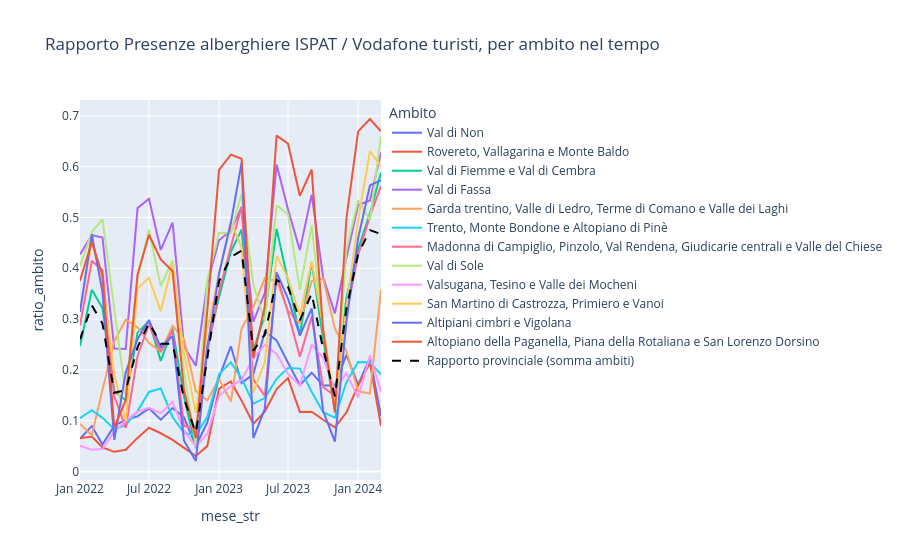

Notebook code for this chart:
### Code cell
# APT vs provincia 
confronto = APT.merge(PROV[['mese', 'ratio']], on='mese', suffixes=('_ambito', '_prov'))
confronto['scarto_assoluto'] = confronto['ratio_ambito'] - confronto['ratio_prov']
confronto['scarto_relativo'] = confronto['scarto_assoluto'] / confronto['ratio_prov']
confronto = confronto.sort_values('scarto_relativo', key=abs, ascending=False)
confronto['mese_str'] = confronto['mese'].astype(str)

#  Grafico
fig = px.line(
    confronto.sort_values('mese'),
    x='mese_str', y='ratio_ambito', color='Ambito',
    title='Rapporto Presenze alberghiere ISPAT / Vodafone turisti, per ambito nel tempo'
)
prov_ref = PROV.sort_values('mese')
fig.add_scatter(
    x=prov_ref['mese'].astype(str), y=prov_ref['ratio'],
    mode='lines', name='Rapporto provinciale (somma ambiti)',
    line=dict(color='black', dash='dash')
)
fig.show()

### Figure 1 — Plotly figure (JSON) as saved in the notebook; plotly's stock layout.template omitted (floating-point values rounded to 4 significant figures)
{"data": [{"hovertemplate": "Ambito=Val di Non<br>mese_str=%{x}<br>ratio_ambito=%{y}<extra></extra>", "legendgroup": "Val di Non", "line": {"color": "#636efa", "dash": "solid"}, "marker": {"symbol": "circle"}, "mode": "lines", "name": "Val di Non", "orientation": "v", "showlegend": true, "type": "scatter", "x": ["2022-01", "2022-02", "2022-03", "2022-04", "2022-05", "2022-06", "2022-07", "2022-08", "2022-09", "2022-10", "2022-11", "2022-12", "2023-01", "2023-02", "2023-03", "2023-04", "2023-05", "2023-06", "2023-07", "2023-08", "2023-09", "2023-10", "2023-11", "2023-12", "2024-01", "2024-02", "2024-03"], "xaxis": "x", "y": [0.06454, 0.08942, 0.05308, 0.09021, 0.1019, 0.1085, 0.1243, 0.102, 0.1249, 0.1067, 0.05038, 0.09648, 0.1854, 0.2467, 0.1743, 0.1918, 0.2756, 0.2582, 0.2143, 0.1701, 0.1946, 0.1696, 0.1694, 0.2296, 0.1711, 0.223, 0.1099], "yaxis": "y"}, {"hovertemplate": "Ambito=Rovereto, Vallagarina e Monte Baldo<br>mese_str=%{x}<br>ratio_ambito=%{y}<extra></extra>", "legendgroup": "Rovereto, Vallagarina e Monte Baldo", "line": {"color": "#EF553B", "dash": "solid"}, "marker": {"symbol": "circle"}, "mode": "lines", "name": "Rovereto, Vallagarina e Monte Baldo", "orientation": "v", "showlegend": true, "type": "scatter", "x": ["2022-01", "2022-02", "2022-03", "2022-04", "2022-05", "2022-06", "2022-07", "2022-08", "2022-09", "2022-10", "2022-11", "2022-12", "2023-01", "2023-02", "2023-03", "2023-04", "2023-05", "2023-06", "2023-07", "2023-08", "2023-09", "2023-10", "2023-11", "2023-12", "2024-01", "2024-02", "2024-03"], "xaxis": "x", "y": [0.06553, 0.06908, 0.04757, 0.0388, 0.04294, 0.06625, 0.08621, 0.07536, 0.06245, 0.0472, 0.03047, 0.05007, 0.1632, 0.1772, 0.1396, 0.09424, 0.1177, 0.1624, 0.1839, 0.1171, 0.1177, 0.102, 0.08681, 0.116, 0.1698, 0.2141, 0.08927], "yaxis": "y"}, {"hovertemplate": "Ambito=Val di Fiemme e Val di Cembra<br>mese_str=%{x}<br>ratio_ambito=%{y}<extra></extra>", "legendgroup": "Val di Fiemme e Val di Cembra", "line": {"color": "#00cc96", "dash": "solid"}, "marker": {"symbol": "circle"}, "mode": "lines", "name": "Val di Fiemme e Val di Cembra", "orientation": "v", "showlegend": true, "type": "scatter", "x": ["2022-01", "2022-02", "2022-03", "2022-04", "2022-05", "2022-06", "2022-07", "2022-08", "2022-09", "2022-10", "2022-11", "2022-12", "2023-01", "2023-02", "2023-03", "2023-04", "2023-05", "2023-06", "2023-07", "2023-08", "2023-09", "2023-10", "2023-11", "2023-12", "2024-01", "2024-02", "2024-03"], "xaxis": "x", "y": [0.2468, 0.3575, 0.3219, 0.1581, 0.1403, 0.2734, 0.2958, 0.2178, 0.2814, 0.1466, 0.04617, 0.2455, 0.3434, 0.4324, 0.4762, 0.2378, 0.3076, 0.4776, 0.3754, 0.2681, 0.412, 0.2617, 0.1198, 0.341, 0.4377, 0.5084, 0.5884], "yaxis": "y"}, {"hovertemplate": "Ambito=Val di Fassa<br>mese_str=%{x}<br>ratio_ambito=%{y}<extra></extra>", "legendgroup": "Val di Fassa", "line": {"color": "#ab63fa", "dash": "solid"}, "marker": {"symbol": "circle"}, "mode": "lines", "name": "Val di Fassa", "orientation": "v", "showlegend": true, "type": "scatter", "x": ["2022-01", "2022-02", "2022-03", "2022-04", "2022-05", "2022-06", "2022-07", "2022-08", "2022-09", "2022-10", "2022-11", "2022-12", "2023-01", "2023-02", "2023-03", "2023-04", "2023-05", "2023-06", "2023-07", "2023-08", "2023-09", "2023-10", "2023-11", "2023-12", "2024-01", "2024-02", "2024-03"], "xaxis": "x", "y": [0.4272, 0.4653, 0.4607, 0.2419, 0.2412, 0.5184, 0.5368, 0.4361, 0.4897, 0.2458, 0.2082, 0.3707, 0.4552, 0.4744, 0.5199, 0.2952, 0.3517, 0.6042, 0.5158, 0.4357, 0.545, 0.3829, 0.3112, 0.4197, 0.5244, 0.5334, 0.6279], "yaxis": "y"}, {"hovertemplate": "Ambito=Garda trentino, Valle di Ledro, Terme di Comano e Valle dei Laghi<br>mese_str=%{x}<br>ratio_ambito=%{y}<extra></extra>", "legendgroup": "Garda trentino, Valle di Ledro, Terme di Comano e Valle dei Laghi", "line": {"color": "#FFA15A", "dash": "solid"}, "marker": {"symbol": "circle"}, "mode": "lines", "name": "Garda trentino, Valle di Ledro, Terme di Comano e Valle dei Laghi", "orientation": "v", "showlegend": true, "type": "scatter", "x": ["2022-01", "2022-02", "2022-03", "2022-04", "2022-05", "2022-06", "2022-07", "2022-08", "2022-09", "2022-10", "2022-11", "2022-12", "2023-01", "2023-02", "2023-03", "2023-04", "2023-05", "2023-06", "2023-07", "2023-08", "2023-09", "2023-10", "2023-11", "2023-12", "2024-01", "2024-02", "2024-03"], "xaxis": "x", "y": [0.09387, 0.072, 0.1608, 0.2564, 0.2988, 0.2834, 0.253, 0.2359, 0.2867, 0.2603, 0.1583, 0.1399, 0.1822, 0.1376, 0.2816, 0.3235, 0.3805, 0.3747, 0.3169, 0.2913, 0.375, 0.3806, 0.2817, 0.2372, 0.1582, 0.1535, 0.358], "yaxis": "y"}, {"hovertemplate": "Ambito=Trento, Monte Bondone e Altopiano di Pinè<br>mese_str=%{x}<br>ratio_ambito=%{y}<extra></extra>", "legendgroup": "Trento, Monte Bondone e Altopiano di Pinè", "line": {"color": "#19d3f3", "dash": "solid"}, "marker": {"symbol": "circle"}, "mode": "lines", "name": "Trento, Monte Bondone e Altopiano di Pinè", "orientation": "v", "showlegend": true, "type": "scatter", "x": ["2022-01", "2022-02", "2022-03", "2022-04", "2022-05", "2022-06", "2022-07", "2022-08", "2022-09", "2022-10", "2022-11", "2022-12", "2023-01", "2023-02", "2023-03", "2023-04", "2023-05", "2023-06", "2023-07", "2023-08", "2023-09", "2023-10", "2023-11", "2023-12", "2024-01", "2024-02", "2024-03"], "xaxis": "x", "y": [0.105, 0.1206, 0.1057, 0.08333, 0.09135, 0.119, 0.1567, 0.1635, 0.107, 0.07612, 0.07196, 0.1071, 0.1913, 0.2149, 0.1838, 0.1337, 0.1446, 0.1825, 0.2039, 0.2026, 0.1571, 0.1168, 0.1062, 0.1755, 0.2154, 0.2147, 0.1912], "yaxis": "y"}, {"hovertemplate": "Ambito=Madonna di Campiglio, Pinzolo, Val Rendena, Giudicarie centrali e Valle del Chiese<br>mese_str=%{x}<br>ratio_ambito=%{y}<extra></extra>", "legendgroup": "Madonna di Campiglio, Pinzolo, Val Rendena, Giudicarie centrali e Valle del Chiese", "line": {"color": "#FF6692", "dash": "solid"}, "marker": {"symbol": "circle"}, "mode": "lines", "name": "Madonna di Campiglio, Pinzolo, Val Rendena, Giudicarie centrali e Valle del Chiese", "orientation": "v", "showlegend": true, "type": "scatter", "x": ["2022-01", "2022-02", "2022-03", "2022-04", "2022-05", "2022-06", "2022-07", "2022-08", "2022-09", "2022-10", "2022-11", "2022-12", "2023-01", "2023-02", "2023-03", "2023-04", "2023-05", "2023-06", "2023-07", "2023-08", "2023-09", "2023-10", "2023-11", "2023-12", "2024-01", "2024-02", "2024-03"], "xaxis": "x", "y": [0.2872, 0.4146, 0.3967, 0.1481, 0.08613, 0.2274, 0.2894, 0.2354, 0.2777, 0.08983, 0.08485, 0.2342, 0.3545, 0.4412, 0.5217, 0.1814, 0.1486, 0.3867, 0.3131, 0.2259, 0.3049, 0.1664, 0.149, 0.3115, 0.4262, 0.503, 0.5619], "yaxis": "y"}, {"hovertemplate": "Ambito=Val di Sole<br>mese_str=%{x}<br>ratio_ambito=%{y}<extra></extra>", "legendgroup": "Val di Sole", "line": {"color": "#B6E880", "dash": "solid"}, "marker": {"symbol": "circle"}, "mode": "lines", "name": "Val di Sole", "orientation": "v", "showlegend": true, "type": "scatter", "x": ["2022-01", "2022-02", "2022-03", "2022-04", "2022-05", "2022-06", "2022-07", "2022-08", "2022-09", "2022-10", "2022-11", "2022-12", "2023-01", "2023-02", "2023-03", "2023-04", "2023-05", "2023-06", "2023-07", "2023-08", "2023-09", "2023-10", "2023-11", "2023-12", "2024-01", "2024-02", "2024-03"], "xaxis": "x", "y": [0.4037, 0.4712, 0.4966, 0.3226, 0.1505, 0.3783, 0.4758, 0.3647, 0.416, 0.1973, 0.05082, 0.3764, 0.47, 0.4694, 0.5465, 0.368, 0.2952, 0.5241, 0.5062, 0.3574, 0.4844, 0.2792, 0.1179, 0.436, 0.534, 0.495, 0.6603], "yaxis": "y"}, {"hovertemplate": "Ambito=Valsugana, Tesino e Valle dei Mocheni<br>mese_str=%{x}<br>ratio_ambito=%{y}<extra></extra>", "legendgroup": "Valsugana, Tesino e Valle dei Mocheni", "line": {"color": "#FF97FF", "dash": "solid"}, "marker": {"symbol": "circle"}, "mode": "lines", "name": "Valsugana, Tesino e Valle dei Mocheni", "orientation": "v", "showlegend": true, "type": "scatter", "x": ["2022-01", "2022-02", "2022-03", "2022-04", "2022-05", "2022-06", "2022-07", "2022-08", "2022-09", "2022-10", "2022-11", "2022-12", "2023-01", "2023-02", "2023-03", "2023-04", "2023-05", "2023-06", "2023-07", "2023-08", "2023-09", "2023-10", "2023-11", "2023-12", "2024-01", "2024-02", "2024-03"], "xaxis": "x", "y": [0.05065, 0.04291, 0.04417, 0.07871, 0.09993, 0.1179, 0.1254, 0.1148, 0.1375, 0.08045, 0.04941, 0.07383, 0.1487, 0.1684, 0.1802, 0.2234, 0.2491, 0.2313, 0.1921, 0.169, 0.2497, 0.2244, 0.1606, 0.1937, 0.1458, 0.2283, 0.1566], "yaxis": "y"}, {"hovertemplate": "Ambito=San Martino di Castrozza, Primiero e Vanoi<br>mese_str=%{x}<br>ratio_ambito=%{y}<extra></extra>", "legendgroup": "San Martino di Castrozza, Primiero e Vanoi", "line": {"color": "#FECB52", "dash": "solid"}, "marker": {"symbol": "circle"}, "mode": "lines", "name": "San Martino di Castrozza, Primiero e Vanoi", "orientation": "v", "showlegend": true, "type": "scatter", "x": ["2022-01", "2022-02", "2022-03", "2022-04", "2022-05", "2022-06", "2022-07", "2022-08", "2022-09", "2022-10", "2022-11", "2022-12", "2023-01", "2023-02", "2023-03", "2023-04", "2023-05", "2023-06", "2023-07", "2023-08", "2023-09", "2023-10", "2023-11", "2023-12", "2024-01", "2024-02", "2024-03"], "xaxis": "x", "y": [0.3157, 0.4514, 0.3761, 0.1905, 0.09962, 0.3598, 0.3812, 0.3157, 0.4099, 0.2335, 0.1144, 0.2787, 0.3895, 0.493, 0.4411, 0.1559, 0.2148, 0.4246, 0.3807, 0.3072, 0.4132, 0.2872, 0.1257, 0.3209, 0.4953, 0.6302, 0.6009], "yaxis": "y"}, {"hovertemplate": "Ambito=Altipiani cimbri e Vigolana<br>mese_str=%{x}<br>ratio_ambito=%{y}<extra></extra>", "legendgroup": "Altipiani cimbri e Vigolana", "line": {"color": "#636efa", "dash": "solid"}, "marker": {"symbol": "circle"}, "mode": "lines", "name": "Altipiani cimbri e Vigolana", "orientation": "v", "showlegend": true, "type": "scatter", "x": ["2022-01", "2022-02", "2022-03", "2022-04", "2022-05", "2022-06", "2022-07", "2022-08", "2022-09", "2022-10", "2022-11", "2022-12", "2023-01", "2023-02", "2023-03", "2023-04", "2023-05", "2023-06", "2023-07", "2023-08", "2023-09", "2023-10", "2023-11", "2023-12", "2024-01", "2024-02", "2024-03"], "xaxis": "x", "y": [0.314, 0.4668, 0.3525, 0.0623, 0.1954, 0.2607, 0.2981, 0.2448, 0.2665, 0.06073, 0.02078, 0.2423, 0.3897, 0.4895, 0.6076, 0.06589, 0.1232, 0.3921, 0.3402, 0.2677, 0.3212, 0.1189, 0.05885, 0.2942, 0.4591, 0.5632, 0.5734], "yaxis": "y"}, {"hovertemplate": "Ambito=Altopiano della Paganella, Piana della Rotaliana e San Lorenzo Dorsino<br>mese_str=%{x}<br>ratio_ambito=%{y}<extra></extra>", "legendgroup": "Altopiano della Paganella, Piana della Rotaliana e San Lorenzo Dorsino", "line": {"color": "#EF553B", "dash": "solid"}, "marker": {"symbol": "circle"}, "mode": "lines", "name": "Altopiano della Paganella, Piana della Rotaliana e San Lorenzo Dorsino", "orientation": "v", "showlegend": true, "type": "scatter", "x": ["2022-01", "2022-02", "2022-03", "2022-04", "2022-05", "2022-06", "2022-07", "2022-08", "2022-09", "2022-10", "2022-11", "2022-12", "2023-01", "2023-02", "2023-03", "2023-04", "2023-05", "2023-06", "2023-07", "2023-08", "2023-09", "2023-10", "2023-11", "2023-12", "2024-01", "2024-02", "2024-03"], "xaxis": "x", "y": [0.3753, 0.4521, 0.3865, 0.08652, 0.1402, 0.3879, 0.466, 0.4174, 0.3943, 0.1595, 0.06554, 0.3162, 0.5938, 0.6236, 0.6155, 0.2234, 0.325, 0.6612, 0.6452, 0.5426, 0.5944, 0.279, 0.1159, 0.497, 0.6694, 0.6938, 0.6695], "yaxis": "y"}, {"line": {"color": "black", "dash": "dash"}, "mode": "lines", "name": "Rapporto provinciale (somma ambiti)", "type": "scatter", "x": ["2022-01", "2022-02", "2022-03", "2022-04", "2022-05", "2022-06", "2022-07", "2022-08", "2022-09", "2022-10", "2022-11", "2022-12", "2023-01", "2023-02", "2023-03", "2023-04", "2023-05", "2023-06", "2023-07", "2023-08", "2023-09", "2023-10", "2023-11", "2023-12", "2024-01", "2024-02", "2024-03"], "y": [0.2603, 0.3268, 0.2913, 0.1549, 0.1602, 0.2442, 0.2927, 0.2514, 0.2516, 0.143, 0.07615, 0.22, 0.3743, 0.4222, 0.4345, 0.238, 0.2692, 0.3768, 0.3634, 0.2976, 0.3504, 0.2418, 0.1478, 0.3204, 0.4281, 0.475, 0.4675]}], "layout": {"legend": {"title": {"text": "Ambito"}, "tracegroupgap": 0}, "title": {"text": "Rapporto Presenze alberghiere ISPAT / Vodafone turisti, per ambito nel tempo"}, "xaxis": {"anchor": "y", "domain": [0, 1], "title": {"text": "mese_str"}}, "yaxis": {"anchor": "x", "domain": [0, 1], "title": {"text": "ratio_ambito"}}}}
